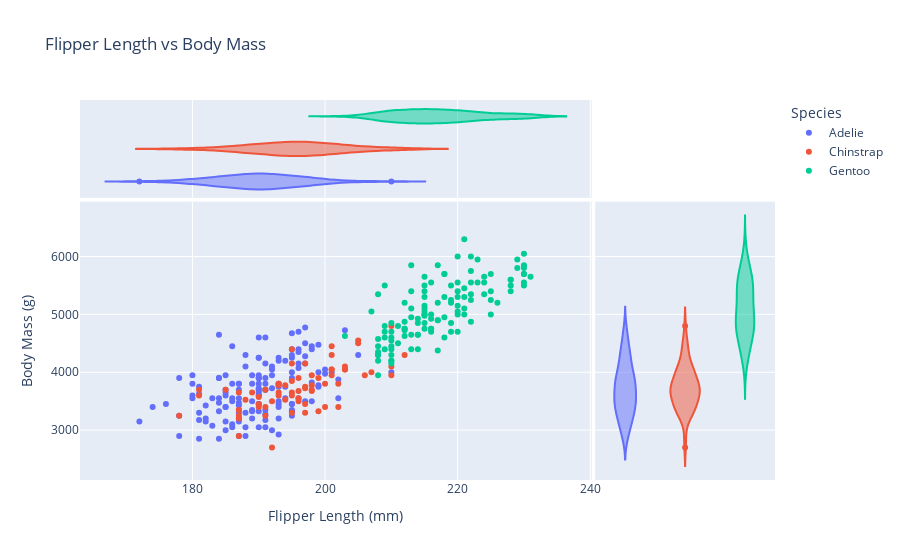

Source (notebook cell):
### Markdown cell above
For our second analysis, we will examine the two remaining quantitative variables, body mass and flipper length, in another scatterplot. We will add marginal plots to show the univariate distributions of each variable as well.

### Code cell
# Create scatterplot in plotly, colored by species, with marginal violin plots
fig3 = px.scatter(penguins, x="Flipper Length (mm)", y="Body Mass (g)", color = "Species", marginal_x="violin", marginal_y="violin", title="Flipper Length vs Body Mass")
fig3.show()

### Figure 1 — Plotly figure (JSON) as saved in the notebook; plotly's stock layout.template omitted (floating-point values rounded to 4 significant figures; data arrays with more than 128 entries replaced by an {"elided": "..."} marker saying what was removed)
{"data": [{"hovertemplate": "Species=Adelie<br>Flipper Length (mm)=%{x}<br>Body Mass (g)=%{y}<extra></extra>", "legendgroup": "Adelie", "marker": {"color": "#636efa", "symbol": "circle"}, "mode": "markers", "name": "Adelie", "orientation": "v", "showlegend": true, "type": "scatter", "x": {"elided": "146 int values"}, "xaxis": "x", "y": {"elided": "146 int values"}, "yaxis": "y"}, {"alignmentgroup": "True", "hovertemplate": "Species=Adelie<br>Flipper Length (mm)=%{x}<extra></extra>", "legendgroup": "Adelie", "marker": {"color": "#636efa", "symbol": "circle"}, "name": "Adelie", "offsetgroup": "Adelie", "scalegroup": "x", "showlegend": false, "type": "violin", "x": {"elided": "146 int values"}, "xaxis": "x3", "yaxis": "y3"}, {"alignmentgroup": "True", "hovertemplate": "Species=Adelie<br>Body Mass (g)=%{y}<extra></extra>", "legendgroup": "Adelie", "marker": {"color": "#636efa", "symbol": "circle"}, "name": "Adelie", "offsetgroup": "Adelie", "scalegroup": "y", "showlegend": false, "type": "violin", "xaxis": "x2", "y": {"elided": "146 int values"}, "yaxis": "y2"}, {"hovertemplate": "Species=Chinstrap<br>Flipper Length (mm)=%{x}<br>Body Mass (g)=%{y}<extra></extra>", "legendgroup": "Chinstrap", "marker": {"color": "#EF553B", "symbol": "circle"}, "mode": "markers", "name": "Chinstrap", "orientation": "v", "showlegend": true, "type": "scatter", "x": [192, 196, 193, 188, 197, 198, 178, 197, 195, 198, 193, 194, 185, 201, 190, 201, 197, 181, 190, 195, 181, 191, 187, 193, 195, 197, 200, 200, 191, 205, 187, 201, 187, 203, 195, 199, 195, 210, 192, 205, 210, 187, 196, 196, 196, 201, 190, 212, 187, 198, 199, 201, 193, 203, 187, 197, 191, 203, 202, 194, 206, 189, 195, 207, 202, 193, 210, 198], "xaxis": "x", "y": [3500, 3900, 3650, 3525, 3725, 3950, 3250, 3750, 4150, 3700, 3800, 3775, 3700, 4050, 3575, 4050, 3300, 3700, 3450, 4400, 3600, 3400, 2900, 3800, 3300, 4150, 3400, 3800, 3700, 4550, 3200, 4300, 3350, 4100, 3600, 3900, 3850, 4800, 2700, 4500, 3950, 3650, 3550, 3500, 3675, 4450, 3400, 4300, 3250, 3675, 3325, 3950, 3600, 4050, 3350, 3450, 3250, 4050, 3800, 3525, 3950, 3650, 3650, 4000, 3400, 3775, 4100, 3775], "yaxis": "y"}, {"alignmentgroup": "True", "hovertemplate": "Species=Chinstrap<br>Flipper Length (mm)=%{x}<extra></extra>", "legendgroup": "Chinstrap", "marker": {"color": "#EF553B", "symbol": "circle"}, "name": "Chinstrap", "offsetgroup": "Chinstrap", "scalegroup": "x", "showlegend": false, "type": "violin", "x": [192, 196, 193, 188, 197, 198, 178, 197, 195, 198, 193, 194, 185, 201, 190, 201, 197, 181, 190, 195, 181, 191, 187, 193, 195, 197, 200, 200, 191, 205, 187, 201, 187, 203, 195, 199, 195, 210, 192, 205, 210, 187, 196, 196, 196, 201, 190, 212, 187, 198, 199, 201, 193, 203, 187, 197, 191, 203, 202, 194, 206, 189, 195, 207, 202, 193, 210, 198], "xaxis": "x3", "yaxis": "y3"}, {"alignmentgroup": "True", "hovertemplate": "Species=Chinstrap<br>Body Mass (g)=%{y}<extra></extra>", "legendgroup": "Chinstrap", "marker": {"color": "#EF553B", "symbol": "circle"}, "name": "Chinstrap", "offsetgroup": "Chinstrap", "scalegroup": "y", "showlegend": false, "type": "violin", "xaxis": "x2", "y": [3500, 3900, 3650, 3525, 3725, 3950, 3250, 3750, 4150, 3700, 3800, 3775, 3700, 4050, 3575, 4050, 3300, 3700, 3450, 4400, 3600, 3400, 2900, 3800, 3300, 4150, 3400, 3800, 3700, 4550, 3200, 4300, 3350, 4100, 3600, 3900, 3850, 4800, 2700, 4500, 3950, 3650, 3550, 3500, 3675, 4450, 3400, 4300, 3250, 3675, 3325, 3950, 3600, 4050, 3350, 3450, 3250, 4050, 3800, 3525, 3950, 3650, 3650, 4000, 3400, 3775, 4100, 3775], "yaxis": "y2"}, {"hovertemplate": "Species=Gentoo<br>Flipper Length (mm)=%{x}<br>Body Mass (g)=%{y}<extra></extra>", "legendgroup": "Gentoo", "marker": {"color": "#00cc96", "symbol": "circle"}, "mode": "markers", "name": "Gentoo", "orientation": "v", "showlegend": true, "type": "scatter", "x": [211, 230, 210, 218, 215, 210, 211, 219, 209, 215, 214, 216, 214, 213, 210, 217, 210, 221, 209, 222, 218, 215, 213, 215, 215, 215, 215, 210, 220, 222, 209, 207, 230, 220, 220, 213, 219, 208, 208, 208, 225, 210, 216, 222, 217, 210, 225, 213, 215, 210, 220, 210, 225, 217, 220, 208, 220, 208, 224, 208, 221, 214, 231, 219, 230, 229, 220, 223, 216, 221, 221, 217, 216, 230, 209, 220, 215, 223, 212, 221, 212, 224, 212, 228, 218, 218, 212, 230, 218, 228, 212, 224, 214, 226, 216, 222, 203, 225, 219, 228, 215, 228, 215, 210, 219, 208, 209, 216, 229, 213, 230, 217, 230, 222, 214, 215, 222, 212, 213], "xaxis": "x", "y": [4500, 5700, 4450, 5700, 5400, 4550, 4800, 5200, 4400, 5150, 4650, 5550, 4650, 5850, 4200, 5850, 4150, 6300, 4800, 5350, 5700, 5000, 4400, 5050, 5000, 5100, 5650, 4600, 5550, 5250, 4700, 5050, 6050, 5150, 5400, 4950, 5250, 4350, 5350, 3950, 5700, 4300, 4750, 5550, 4900, 4200, 5400, 5100, 5300, 4850, 5300, 4400, 5000, 4900, 5050, 4300, 5000, 4450, 5550, 4200, 5300, 4400, 5650, 4700, 5700, 5800, 4700, 5550, 4750, 5000, 5100, 5200, 4700, 5800, 4600, 6000, 4750, 5950, 4625, 5450, 4725, 5350, 4750, 5600, 4600, 5300, 4875, 5550, 4950, 5400, 4750, 5650, 4850, 5200, 4925, 4875, 4625, 5250, 4850, 5600, 4975, 5500, 5500, 4700, 5500, 4575, 5500, 5000, 5950, 4650, 5500, 4375, 5850, 6000, 4925, 4850, 5750, 5200, 5400], "yaxis": "y"}, {"alignmentgroup": "True", "hovertemplate": "Species=Gentoo<br>Flipper Length (mm)=%{x}<extra></extra>", "legendgroup": "Gentoo", "marker": {"color": "#00cc96", "symbol": "circle"}, "name": "Gentoo", "offsetgroup": "Gentoo", "scalegroup": "x", "showlegend": false, "type": "violin", "x": [211, 230, 210, 218, 215, 210, 211, 219, 209, 215, 214, 216, 214, 213, 210, 217, 210, 221, 209, 222, 218, 215, 213, 215, 215, 215, 215, 210, 220, 222, 209, 207, 230, 220, 220, 213, 219, 208, 208, 208, 225, 210, 216, 222, 217, 210, 225, 213, 215, 210, 220, 210, 225, 217, 220, 208, 220, 208, 224, 208, 221, 214, 231, 219, 230, 229, 220, 223, 216, 221, 221, 217, 216, 230, 209, 220, 215, 223, 212, 221, 212, 224, 212, 228, 218, 218, 212, 230, 218, 228, 212, 224, 214, 226, 216, 222, 203, 225, 219, 228, 215, 228, 215, 210, 219, 208, 209, 216, 229, 213, 230, 217, 230, 222, 214, 215, 222, 212, 213], "xaxis": "x3", "yaxis": "y3"}, {"alignmentgroup": "True", "hovertemplate": "Species=Gentoo<br>Body Mass (g)=%{y}<extra></extra>", "legendgroup": "Gentoo", "marker": {"color": "#00cc96", "symbol": "circle"}, "name": "Gentoo", "offsetgroup": "Gentoo", "scalegroup": "y", "showlegend": false, "type": "violin", "xaxis": "x2", "y": [4500, 5700, 4450, 5700, 5400, 4550, 4800, 5200, 4400, 5150, 4650, 5550, 4650, 5850, 4200, 5850, 4150, 6300, 4800, 5350, 5700, 5000, 4400, 5050, 5000, 5100, 5650, 4600, 5550, 5250, 4700, 5050, 6050, 5150, 5400, 4950, 5250, 4350, 5350, 3950, 5700, 4300, 4750, 5550, 4900, 4200, 5400, 5100, 5300, 4850, 5300, 4400, 5000, 4900, 5050, 4300, 5000, 4450, 5550, 4200, 5300, 4400, 5650, 4700, 5700, 5800, 4700, 5550, 4750, 5000, 5100, 5200, 4700, 5800, 4600, 6000, 4750, 5950, 4625, 5450, 4725, 5350, 4750, 5600, 4600, 5300, 4875, 5550, 4950, 5400, 4750, 5650, 4850, 5200, 4925, 4875, 4625, 5250, 4850, 5600, 4975, 5500, 5500, 4700, 5500, 4575, 5500, 5000, 5950, 4650, 5500, 4375, 5850, 6000, 4925, 4850, 5750, 5200, 5400], "yaxis": "y2"}], "layout": {"legend": {"title": {"text": "Species"}, "tracegroupgap": 0}, "title": {"text": "Flipper Length vs Body Mass"}, "xaxis": {"anchor": "y", "domain": [0, 0.7363], "title": {"text": "Flipper Length (mm)"}}, "xaxis2": {"anchor": "y2", "domain": [0.7413, 1], "matches": "x2", "showgrid": false, "showline": false, "showticklabels": false, "ticks": ""}, "xaxis3": {"anchor": "y3", "domain": [0, 0.7363], "matches": "x", "showgrid": true, "showticklabels": false}, "xaxis4": {"anchor": "y4", "domain": [0.7413, 1], "matches": "x2", "showgrid": false, "showline": false, "showticklabels": false, "ticks": ""}, "yaxis": {"anchor": "x", "domain": [0, 0.7326], "title": {"text": "Body Mass (g)"}}, "yaxis2": {"anchor": "x2", "domain": [0, 0.7326], "matches": "y", "showgrid": true, "showticklabels": false}, "yaxis3": {"anchor": "x3", "domain": [0.7426, 1], "matches": "y3", "showgrid": false, "showline": false, "showticklabels": false, "ticks": ""}, "yaxis4": {"anchor": "x4", "domain": [0.7426, 1], "matches": "y3", "showgrid": true, "showline": false, "showticklabels": false, "ticks": ""}}}
